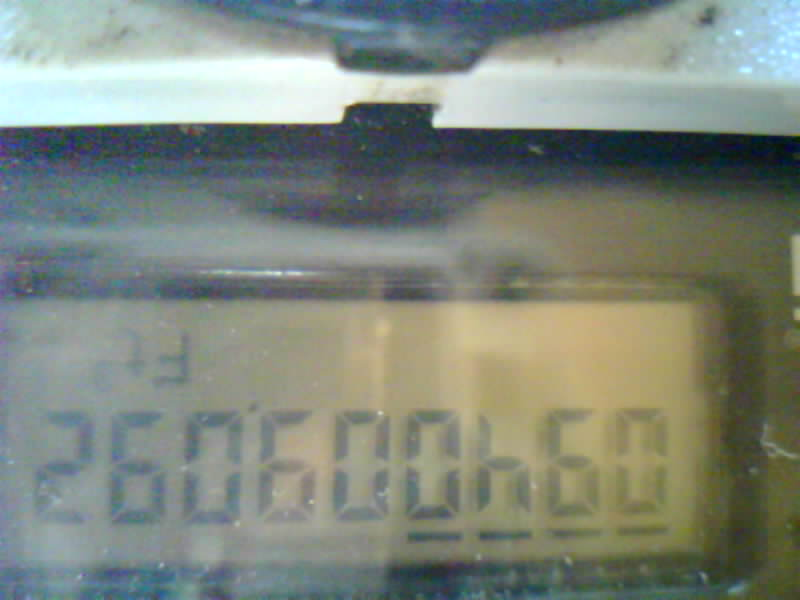
#> input picture cnn/data/frames/094009092_1781313996176.jpg, 800 x 600 px
$ python -i dataset.py   (imports and definitions only)
#> lines starting #> are read from the running program, lines starting #| are printed output that depends on the picture
"""Dataset: load meter frames, rotate upright, crop the digit band, CLAHE-
normalize, and yield (grayscale tensor, 9 digit labels). Heavy augmentation
simulates the glare/blur/drift the live camera produces so the model generalizes
from only ~373 frames.
"""
import json
import os
import random

import cv2
import numpy as np
import torch
from torch.utils.data import Dataset

from config import CROP, ROTATE_180, IN_H, IN_W, N_DIGITS

HERE = os.path.dirname(__file__)
DATA = os.path.join(HERE, "data")
FRAMES = os.path.join(DATA, "frames")

_clahe = cv2.createCLAHE(clipLimit=4.0, tileGridSize=(8, 8))


def load_crop_gray(path, rotate=ROTATE_180):
    """Frame path -> preprocessed grayscale crop as float32 [0,1], shape (IN_H,IN_W)."""
#> called with path = 'data/frames/094009092_1781313996176.jpg', rotate = True
    img = cv2.imread(path, cv2.IMREAD_COLOR)
#> img is the input picture: shape (600, 800, 3); mean B, G, R 124.8, 135.2, 127.2
    if img is None:
        raise FileNotFoundError(path)
    if rotate:
        img = cv2.rotate(img, cv2.ROTATE_180)
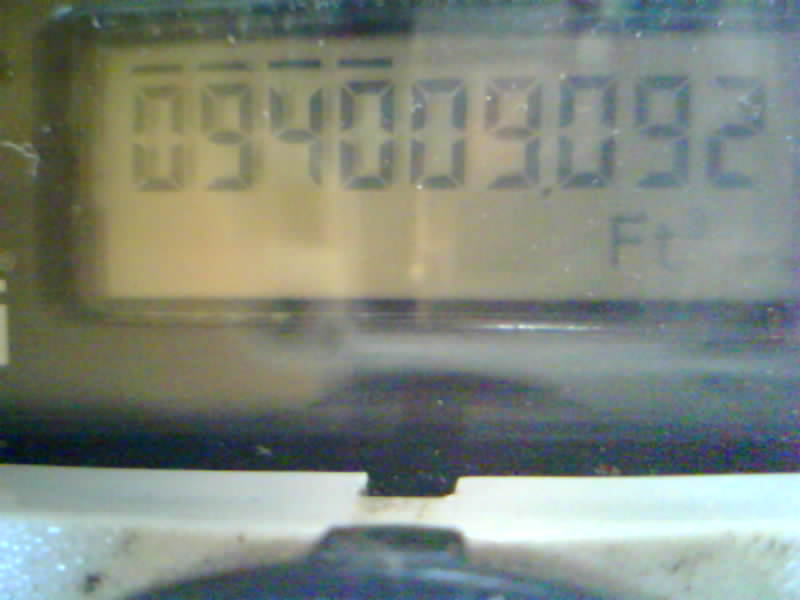
#> img: shape (600, 800, 3); mean B, G, R 124.8, 135.2, 127.2
    h, w = img.shape[:2]
#> h = 600; w = 800
    l, t, r, b = CROP
    crop = img[int(t*h):int(b*h), int(l*w):int(r*w)]
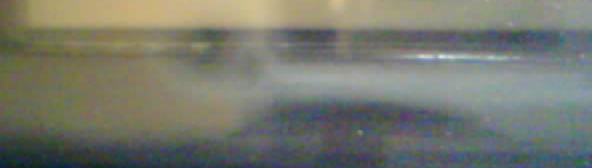
#> crop: shape (168, 592, 3); mean B, G, R 109.8, 120.6, 117.8
    gray = cv2.cvtColor(crop, cv2.COLOR_BGR2GRAY)
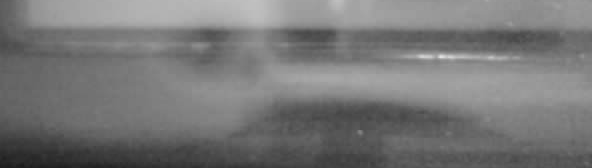
#> gray: shape (168, 592); min 27, max 225, mean 118.5
    gray = _clahe.apply(gray)               # local contrast — pulls digits out of glare
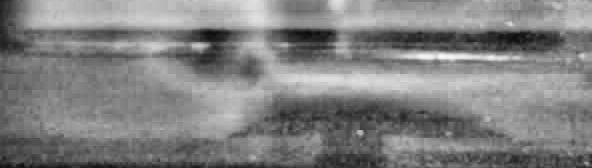
#> gray: shape (168, 592); min 12, max 250, mean 129.1
    gray = cv2.resize(gray, (IN_W, IN_H), interpolation=cv2.INTER_AREA)
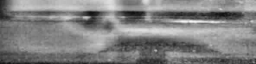
#> gray: shape (64, 256); min 15, max 247, mean 129.1
    return gray.astype(np.float32) / 255.0


# [26 lines left out: function _augment, not called in this run]


class MeterDigits(Dataset):
    def __init__(self, rows, train=True):
        self.rows = rows
        self.train = train

    def __len__(self):
        return len(self.rows)

    # [23 lines left out: functions __getitem__, load_rows, split_rows, not called in this run]

>>> result = load_crop_gray('data/frames/094009092_1781313996176.jpg')

$ run again, on cnn/data/frames/094010941_1781316076987.jpg
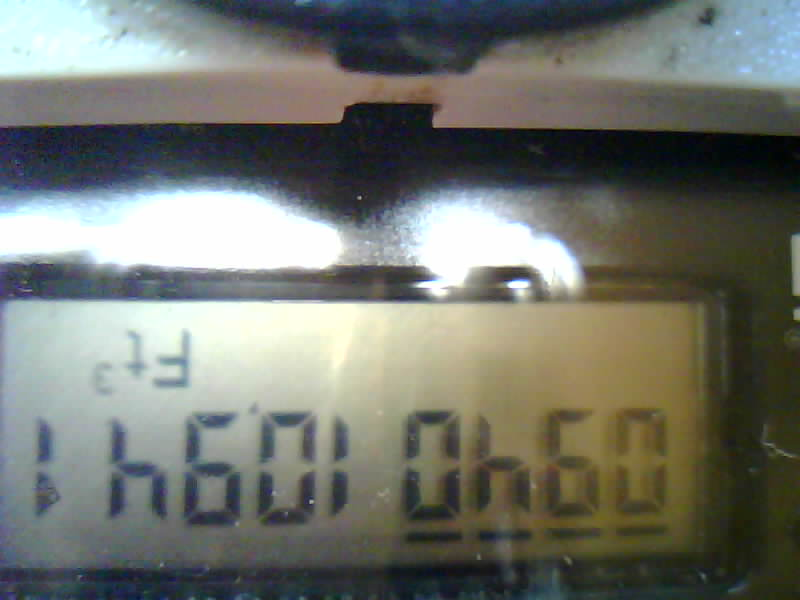
#> input picture cnn/data/frames/094010941_1781316076987.jpg, 800 x 600 px
#> in load_crop_gray, img is the input picture: shape (600, 800, 3); mean B, G, R 109.5, 116.9, 114
#> in load_crop_gray, `crop = img[int(t*h):int(b*h), int(l*w):int(r*w)]`:
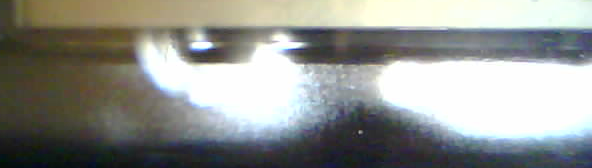
#> crop: shape (168, 592, 3); mean B, G, R 142.7, 147.2, 145.1
#> in load_crop_gray, `gray = cv2.resize(gray, (IN_W, IN_H), interpolation=cv2.INTER_AREA)`:
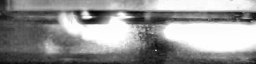
#> gray: shape (64, 256); min 5, max 255, mean 148.8

$ run again, on cnn/data/frames/094025263_1781329231109.jpg
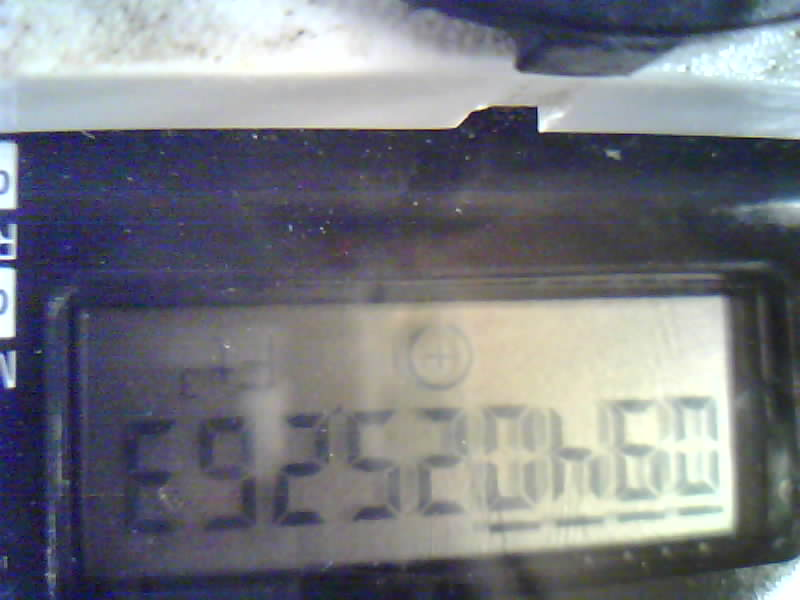
#> input picture cnn/data/frames/094025263_1781329231109.jpg, 800 x 600 px
#> in load_crop_gray, img is the input picture: shape (600, 800, 3); mean B, G, R 128.6, 121.5, 119
#> in load_crop_gray, `crop = img[int(t*h):int(b*h), int(l*w):int(r*w)]`:
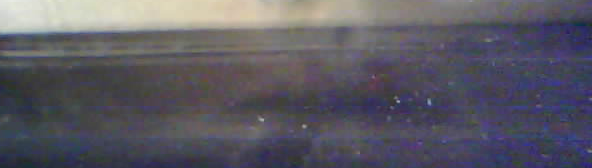
#> crop: shape (168, 592, 3); mean B, G, R 99.9, 90, 92
#> in load_crop_gray, `gray = cv2.resize(gray, (IN_W, IN_H), interpolation=cv2.INTER_AREA)`:
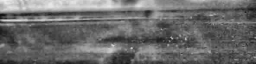
#> gray: shape (64, 256); min 17, max 238, mean 107.1
